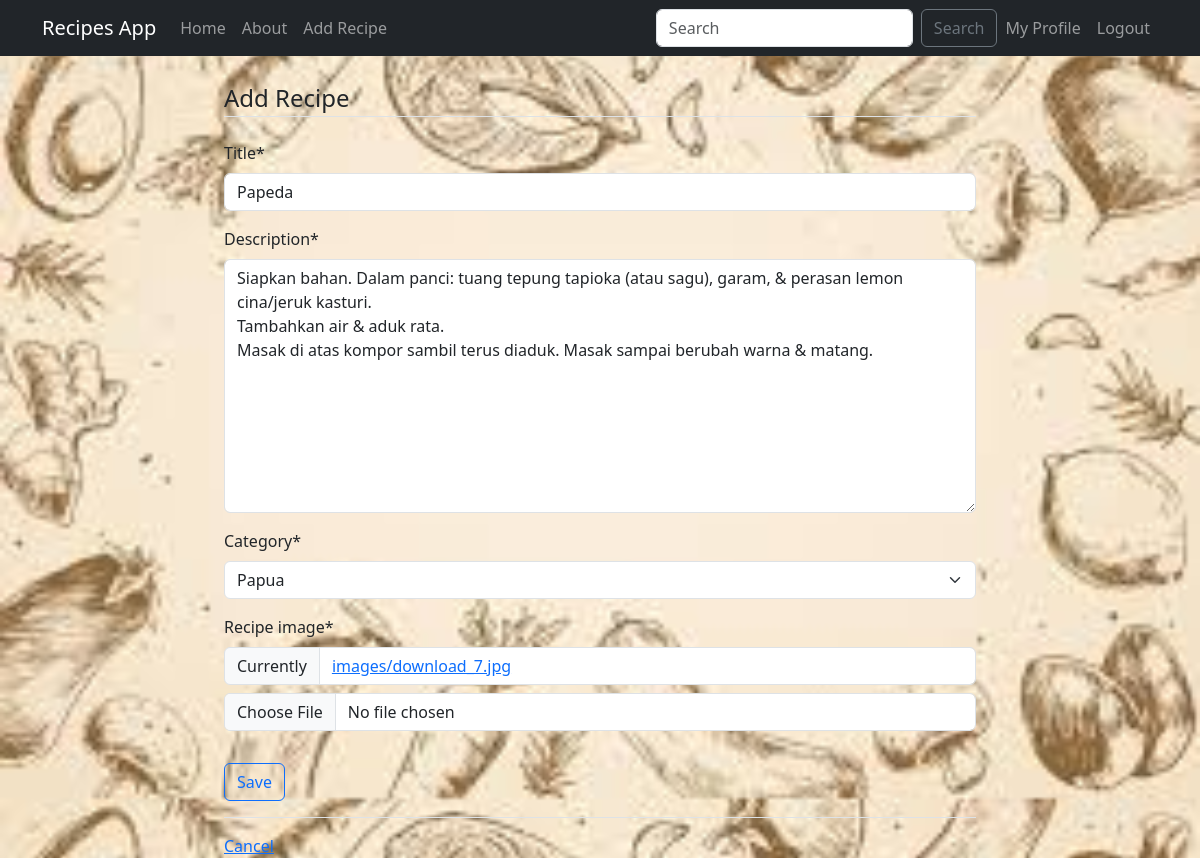
The page /recipe/31/update/ (signed in) on the database its author committed.
### recipes/models.py (models this page shows, shortened)
class Recipe(models.Model):
    CATEGORY_CHOICES = [
        ('jawa', 'Jawa'),
        ('kalimantan', 'Kalimantan'),
        ('papua', 'Papua'),
        ('sulawesi', 'Sulawesi'),
        ('sumatra', 'Sumatra'),
    ]
    title = models.CharField(max_length=100)
    description = models.TextField()
    author = models.ForeignKey(User, on_delete=models.CASCADE)
    category = models.CharField(max_length=255, default='uncategorized', choices=CATEGORY_CHOICES)
    created_at = models.DateTimeField(default=timezone.now)
    updated_at = models.DateTimeField(auto_now=True)
    recipe_image = models.ImageField(upload_to='images/')

### recipes/views.py (the view)
# urls.py: path('recipe/<int:pk>/update/', views.RecipeUpdateView.as_view(), name='recipes-update'),
class RecipeUpdateView(LoginRequiredMixin, UserPassesTestMixin, UpdateView):
    model = Recipe
    fields = ['title', 'description', 'category', 'recipe_image']
    def test_func(self):
        recipe = self.get_object()
        return self.request.user == recipe.author or self.request.user.is_staff

### recipes/templates/recipes/recipe_form.html (shortened to what this page needs)
{% extends "recipes/base.html" %} {% load crispy_forms_tags %}
{% block content %}
<div class="container">
    <form method=POST enctype="multipart/form-data">
        <fieldset class="form-group">
            <legend class="border-bottom mb-4">Add Recipe</legend>
            {{ form|crispy }}
        </fieldset>
        <div class="form-group py-3">
            <input class="btn btn-outline-primary" type="submit" value="Save">
        </div>
    </form>
    <div class="border-top pt-3">
        <a href="{% url "recipes-home" %}">Cancel</a>
    </div>
</div>
{% endblock content %}

### rows shown on the page
Recipe: title "Papeda", description "Siapkan bahan. Dalam panci: tuang tepung tapioka (atau sagu), garam, & perasan lemon cina/jeruk kasturi. Tambahkan air & aduk rata. Masak di atas kompor sambil terus diaduk. Masak sampai berubah warna & matang.", category "Papua"
